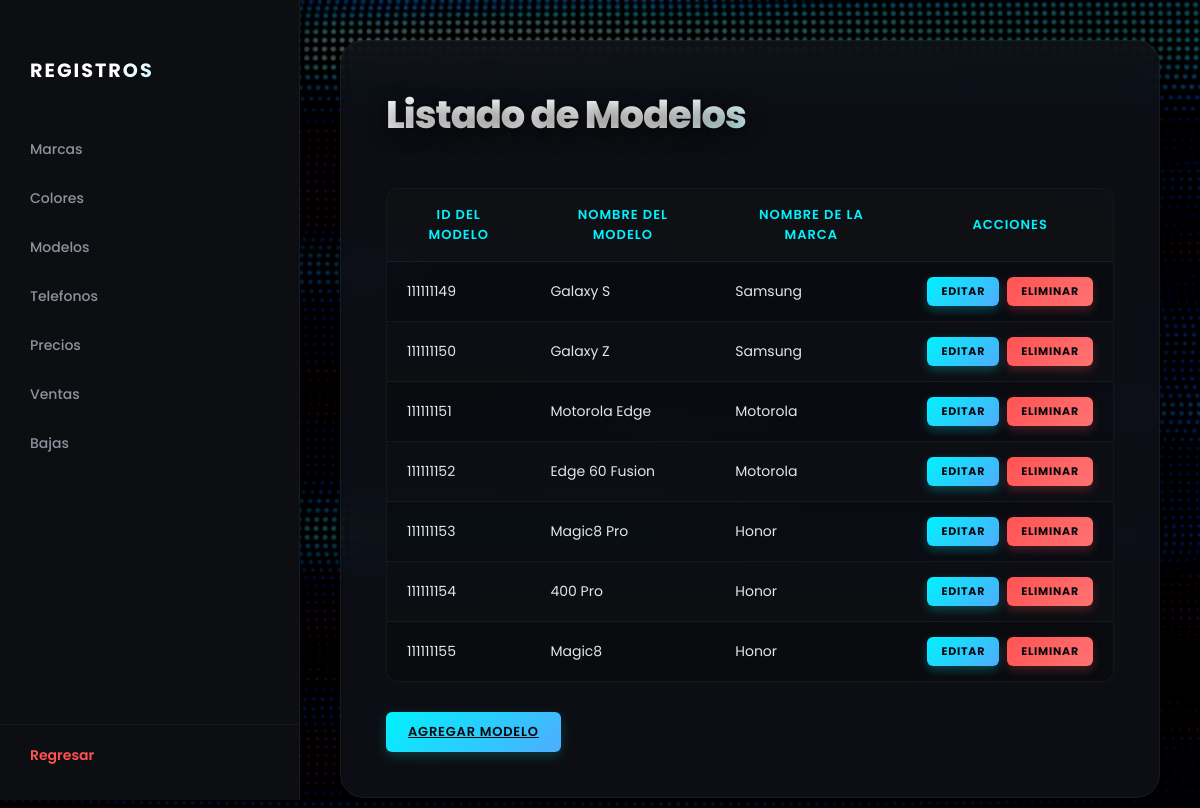
The page /tienda_telefonos/menu_mostrar.php?p=modelos on the database its author committed.
### tables this page shows
CREATE TABLE IF NOT EXISTS `modelo` (
  `id_modelo` int NOT NULL AUTO_INCREMENT,
  `nombre` varchar(50) DEFAULT NULL,
  `id_marca` int(10) unsigned zerofill NOT NULL,
  `activo` int DEFAULT '1',
  PRIMARY KEY (`id_modelo`) USING BTREE,
  KEY `id_marca` (`id_marca`),
  CONSTRAINT `FK_modelo_marca` FOREIGN KEY (`id_marca`) REFERENCES `marca` (`id_marca`)
);

CREATE TABLE IF NOT EXISTS `marca` (
  `id_marca` int(10) unsigned zerofill NOT NULL AUTO_INCREMENT,
  `nombre` varchar(50) DEFAULT NULL,
  `activo` int DEFAULT '1',
  PRIMARY KEY (`id_marca`)
);

### tienda_telefonos/mostrar/mostrar_modelo.php (the view, shortened to what this page needs)
<?php
$sql = "SELECT m.id_modelo, m.nombre AS nombre_modelo, ma.nombre AS nombre_marca
        FROM modelo m
        INNER JOIN marca ma ON m.id_marca = ma.id_marca
        WHERE m.activo = 1";
$resultado = $conexion->query($sql);
?>
<div class="main-card-panel">
    <h1 class="titulo-seccion">Listado de Modelos</h1>
    <div class="contenedor-tabla">
        <table class="tabla-estilizada">
            <thead>
                <tr>
                    <th>ID del modelo</th>
                    <th>Nombre del modelo</th>
                    <th>Nombre de la marca</th>
                    <th>Acciones</th>
                </tr>
            </thead>
            <tbody>
                <?php
                if ($resultado && $resultado->num_rows > 0) {
                    while($fila = $resultado->fetch_assoc()) {
                ?>
                        <tr>
                            <td><?php echo $fila["id_modelo"]; ?></td>
                            <td><?php echo $fila["nombre_modelo"]; ?></td>
                            <td><?php echo $fila["nombre_marca"]; ?></td>
                            <td>
                                <div class="bloque-acciones-lista">
                                    <a href="editar/editar_modelo.php?id=<?php echo $fila['id_modelo']; ?>" class="btn-lista-premium btn-editar-neo">Editar</a>
                                    <a href="eliminar/eliminar_modelo.php?id=<?php echo $fila['id_modelo']; ?>"
                                       class="btn-lista-premium btn-eliminar-neo"
                                       onclick="return confirm('¿Estás seguro de eliminar este registro?');">Eliminar</a>
                                </div>
                            </td>
                        </tr>
                <?php
                    }
                } else {
                    echo "<tr><td colspan='4' style='text-align:center; color:var(--texto-gris); padding:20px;'>No hay modelos registrados</td></tr>";
                }
                ?>
            </tbody>
        </table>
    </div>
    <div style="margin-top: 10px;">
        <a href="menu_registros.php?p=modelos" class="btn-agregar opcion-menu">Agregar Modelo</a>
    </div>
</div>

### tienda_telefonos/style/estilo_mostrar.css (style rules this page uses)
:root { --bg-total: #08090d; --bg-panel: rgba(17, 19, 26, 0.75); --bg-sidebar: #0d0e12; --turquesa: #00f2fe; --turquesa-hover: #4facfe; --texto-brillante: #ffffff; --texto-gris: #8e929e; --borde-sutil: rgba(255, 255, 255, 0.05); }
body { margin: 0; padding: 0; font-family: 'Poppins', sans-serif; background-color: var(--bg-total); color: var(--texto-brillante); min-height: 100vh; display: flex; position: relative; }
body::before { content: ""; position: fixed; top: 0; left: 0; width: 100%; height: 100%; background-image: url('../img/fondo_ondas.jpg'); background-size: cover; background-position: center; background-repeat: no-repeat; filter: brightness(0.4) contrast(120%) saturate(100%); z-index: -1; }
.main-card-panel { background-color: var(--bg-panel); backdrop-filter: blur(12px); -webkit-backdrop-filter: blur(12px); border: 1px solid var(--borde-sutil); border-radius: 24px; padding: 45px; max-width: 850px; width: 100%; box-shadow: 0 20px 50px rgba(0, 0, 0, 0.5); display: flex; flex-direction: column; gap: 20px; box-sizing: border-box; }
.main-card-panel h1 { font-size: 2.4rem; font-weight: 700; letter-spacing: -0.5px; margin: 0; background: linear-gradient(to right, #ffffff, #a4a8b6); -webkit-background-clip: text; -webkit-text-fill-color: transparent; text-shadow: 0 4px 12px rgba(0, 0, 0, 0.5); }
.contenedor-tabla { width: 100%; margin-top: 10px; overflow-x: auto; }
.tabla-estilizada { width: 100%; border-collapse: separate; border-spacing: 0; background-color: rgba(0, 0, 0, 0.2); border: 1px solid var(--borde-sutil); border-radius: 12px; overflow: hidden; }
.tabla-estilizada th { color: var(--turquesa); font-size: 13px; font-weight: 600; text-transform: uppercase; letter-spacing: 1px; padding: 16px 20px; border-bottom: 1px solid var(--borde-sutil); background-color: rgba(255, 255, 255, 0.02); }
.tabla-estilizada td { padding: 15px 20px; font-size: 14px; color: #e3e5eb; border-bottom: 1px solid var(--borde-sutil); }
.tabla-estilizada tbody tr:last-child td { border-bottom: none; }
.tabla-estilizada tbody tr:nth-of-type(even) { background-color: rgba(255, 255, 255, 0.01); }
.main-card-panel h1 { font-size: 2.8rem; font-weight: 800; letter-spacing: -1px; margin-bottom: 10px; background: linear-gradient(135deg, #ffffff 30%, #a4a8b6 100%); -webkit-background-clip: text; background-clip: text; -webkit-text-fill-color: transparent; text-shadow: 0 4px 20px rgba(0, 0, 0, 0.6); }
.btn-agregar { display: inline-block; padding: 10px 22px; font-size: 13px; font-weight: 600; letter-spacing: 0.8px; border-radius: 6px; background: linear-gradient(135deg, #00f2fe 0%, #4facfe 100%); color: #08090d; border: none; cursor: pointer; transition: all 0.25s ease; box-shadow: 0 4px 12px rgba(0, 242, 254, 0.2); text-transform: uppercase; width: auto; }
.main-card-panel { animation: fadeInForm 0.4s cubic-bezier(0.25, 1, 0.5, 1) forwards; opacity: 0; transform: translateY(15px); }
.main-card-panel .titulo-seccion { font-size: 2.4rem; font-weight: 800; letter-spacing: -1px; margin: 0 0 15px 0; background: linear-gradient(135deg, #ffffff 40%, var(--turquesa) 100%); -webkit-background-clip: text; background-clip: text; -webkit-text-fill-color: transparent; text-shadow: 0 4px 20px rgba(0, 0, 0, 0.6); }
.bloque-acciones-lista { display: inline-flex; gap: 8px; vertical-align: middle; }
.btn-lista-premium { display: inline-block; text-decoration: none; padding: 6px 14px; font-size: 11px; font-weight: 700; letter-spacing: 0.8px; border-radius: 6px; text-transform: uppercase; transition: all 0.25s ease; text-align: center; border: none; cursor: pointer; }
.btn-editar-neo { background: linear-gradient(135deg, #00f2fe 0%, #4facfe 100%); color: #08090d; box-shadow: 0 4px 10px rgba(0, 242, 254, 0.25); }
.btn-eliminar-neo { background: linear-gradient(135deg, #ff5252 0%, #ff7373 100%); color: #08090d; box-shadow: 0 4px 10px rgba(255, 82, 82, 0.25); }

### rows shown on the page
modelo: id_modelo "111111149", nombre "Galaxy S", id_marca.nombre "Samsung"
modelo: id_modelo "111111150", nombre "Galaxy Z", id_marca.nombre "Samsung"
modelo: id_modelo "111111151", nombre "Motorola Edge", id_marca.nombre "Motorola"
modelo: id_modelo "111111152", nombre "Edge 60 Fusion", id_marca.nombre "Motorola"
modelo: id_modelo "111111153", nombre "Magic8 Pro", id_marca.nombre "Honor"
modelo: id_modelo "111111154", nombre "400 Pro", id_marca.nombre "Honor"
modelo: id_modelo "111111155", nombre "Magic8", id_marca.nombre "Honor"
